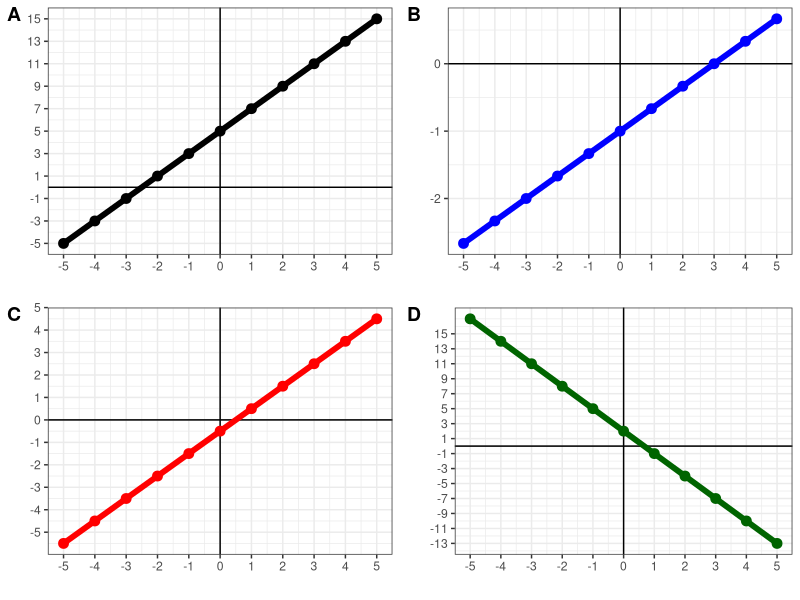
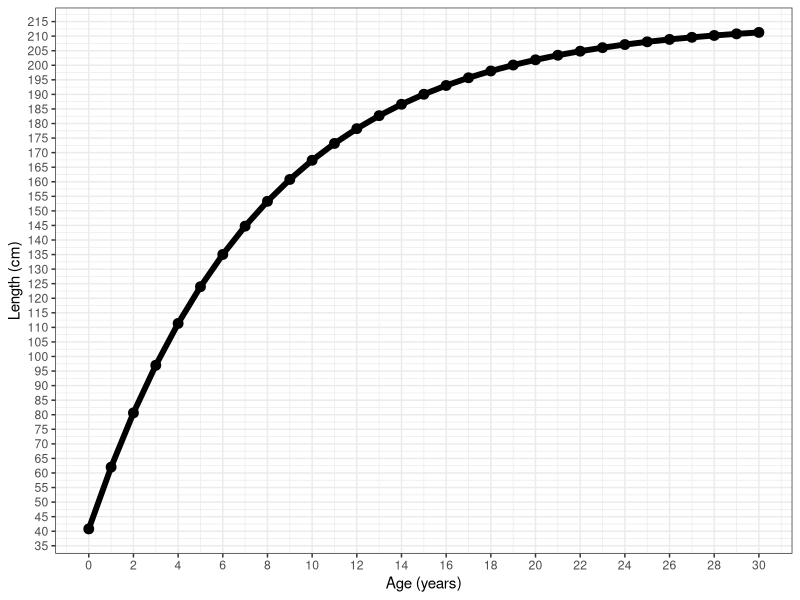
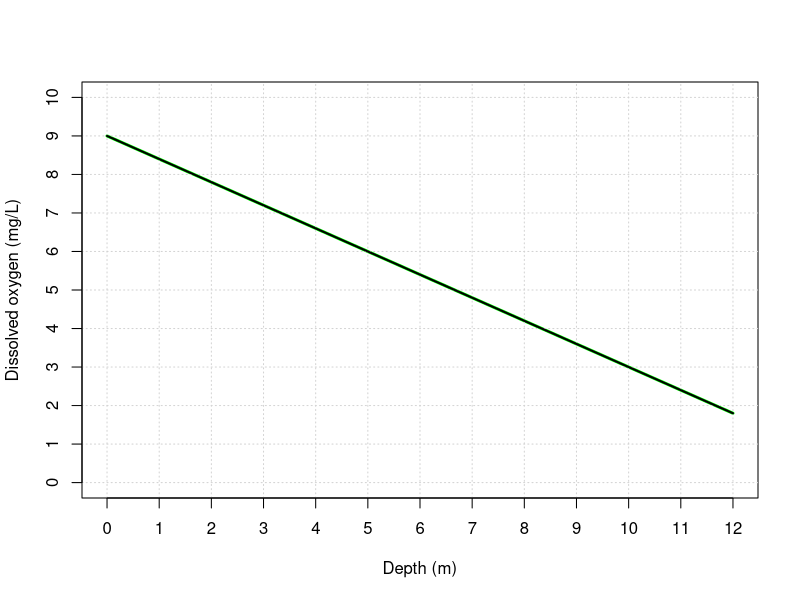
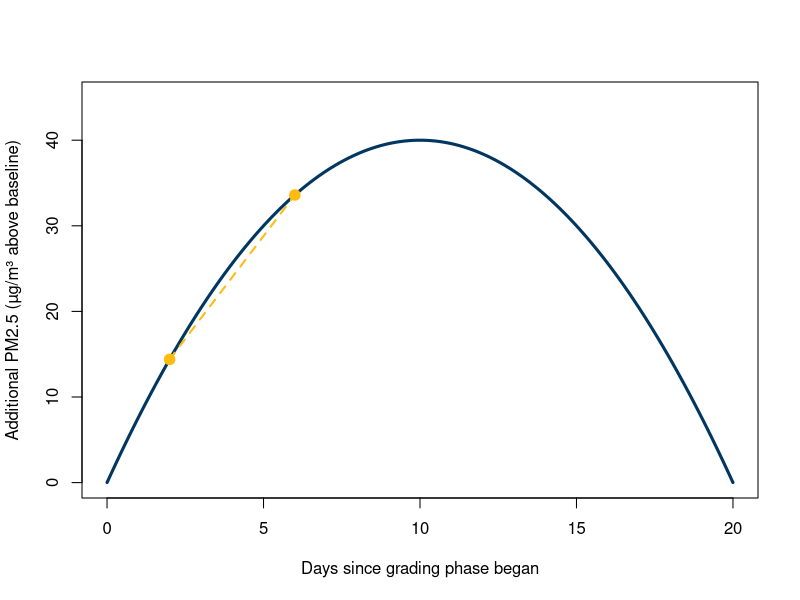

These charts were generated, in order, by the following R code:
## ---- chunk 1
knitr::opts_chunk$set(echo = TRUE,message=FALSE,warning=FALSE)

library(tidyverse)
## ---- chunk 2
#| code-fold: true
#| code-summary: "Show the code"

x=seq(-5,5)

y=2*x+5

w=(1/3)*x-1

z=x-0.5

u=-3*x+2

p1<-ggplot()+
  geom_hline(yintercept=0)+
  geom_vline(xintercept = 0)+
  geom_point(aes(x=x,y=y),size=3,color="black")+
  geom_line(aes(x=x,y=y),size=2,color="black")+
  theme_bw()+
  theme(axis.line = element_blank())+
  scale_y_continuous(breaks=seq(-5,15,2))+
  scale_x_continuous(breaks=seq(-5,5,by=1))+
  labs(x="",y="")

p2<-ggplot()+
  geom_hline(yintercept=0)+
  geom_vline(xintercept = 0)+
  geom_point(aes(x=x,y=w),size=3,color="blue")+
  geom_line(aes(x=x,y=w),size=2,color="blue")+
  theme_bw()+
  theme(axis.line = element_blank())+
  scale_y_continuous(breaks=seq(-3,3,1))+
  scale_x_continuous(breaks=seq(-5,5,by=1))+
  labs(x="",y="")

p3<-ggplot()+
  geom_hline(yintercept=0)+
  geom_vline(xintercept = 0)+
  geom_point(aes(x=x,y=z),size=3,color="red")+
  geom_line(aes(x=x,y=z),size=2,color="red")+
  theme_bw()+
  theme(axis.line = element_blank())+
  scale_y_continuous(breaks=seq(-5,5,1))+
  scale_x_continuous(breaks=seq(-5,5,by=1))+
  labs(x="",y="")

p4<-ggplot()+
  geom_hline(yintercept=0)+
  geom_vline(xintercept = 0)+
  geom_point(aes(x=x,y=u),size=3,color="darkgreen")+
  geom_line(aes(x=x,y=u),size=2,color="darkgreen")+
  theme_bw()+
  theme(axis.line = element_blank())+
  scale_y_continuous(breaks=seq(-15,15,2))+
  scale_x_continuous(breaks=seq(-5,5,by=1))+
  labs(x="",y="")

cowplot::plot_grid(p1,p2,p3,p4,labels=c("A","B","C","D"))

## ---- chunk 3
#| code-fold: true
#| code-summary: "Show the code"

vb<-function(a,l,k,t0){
  l*(1-exp(-k*(a-t0)))
}

x=seq(0,30)

length=vb(x,214.8,.13,-1.62)

p1<-ggplot()+
  geom_point(aes(x=x,y=length),color="black",size=3)+
  geom_line(aes(x=x,y=length),color="black",size=2)+
  theme_bw()+
  scale_y_continuous(breaks=seq(35,215,5))+
  scale_x_continuous(breaks=seq(0,32,by=2))+
  labs(x="Age (years)",y="Length (cm)")

p1
## ---- chunk 4
#| echo: false
#| fig-align: center
#| out-width: "70%"
depth <- seq(0, 12, length.out = 100)
DO <- -0.6*depth + 9

plot(depth, DO, type = "l", lwd = 3, col = "green",
     xlim = c(0, 12), ylim = c(0, 10),
     xlab = "Depth (m)", ylab = "Dissolved oxygen (mg/L)",
     xaxt = "n", yaxt = "n")
abline(h = seq(0, 10, by = 1), col = "lightgray", lty = "dotted")
abline(v = seq(0, 12, by = 1), col = "lightgray", lty = "dotted")
axis(1, at = seq(0, 12, by = 1))
axis(2, at = seq(0, 10, by = 1))
lines(depth, DO, lwd = 2)
## ---- chunk 5
#| echo: false
#| fig-align: center
#| out-width: "95%"
t <- seq(0, 20, length.out = 200)
P <- 8*t - 0.4*t^2

plot(t, P, type = "l", lwd = 3, col = "#003660",
     xlim = c(0, 20), ylim = c(0, 45),
     xlab = "Days since grading phase began", ylab = "Additional PM2.5 (µg/m³ above baseline)")
points(c(2,6), c(8*2-0.4*2^2, 8*6-0.4*6^2), pch = 19, cex = 1.4, col = "#FEBC11")
segments(2, 8*2-0.4*2^2, 6, 8*6-0.4*6^2, col = "#FEBC11", lwd = 2, lty = 2)
